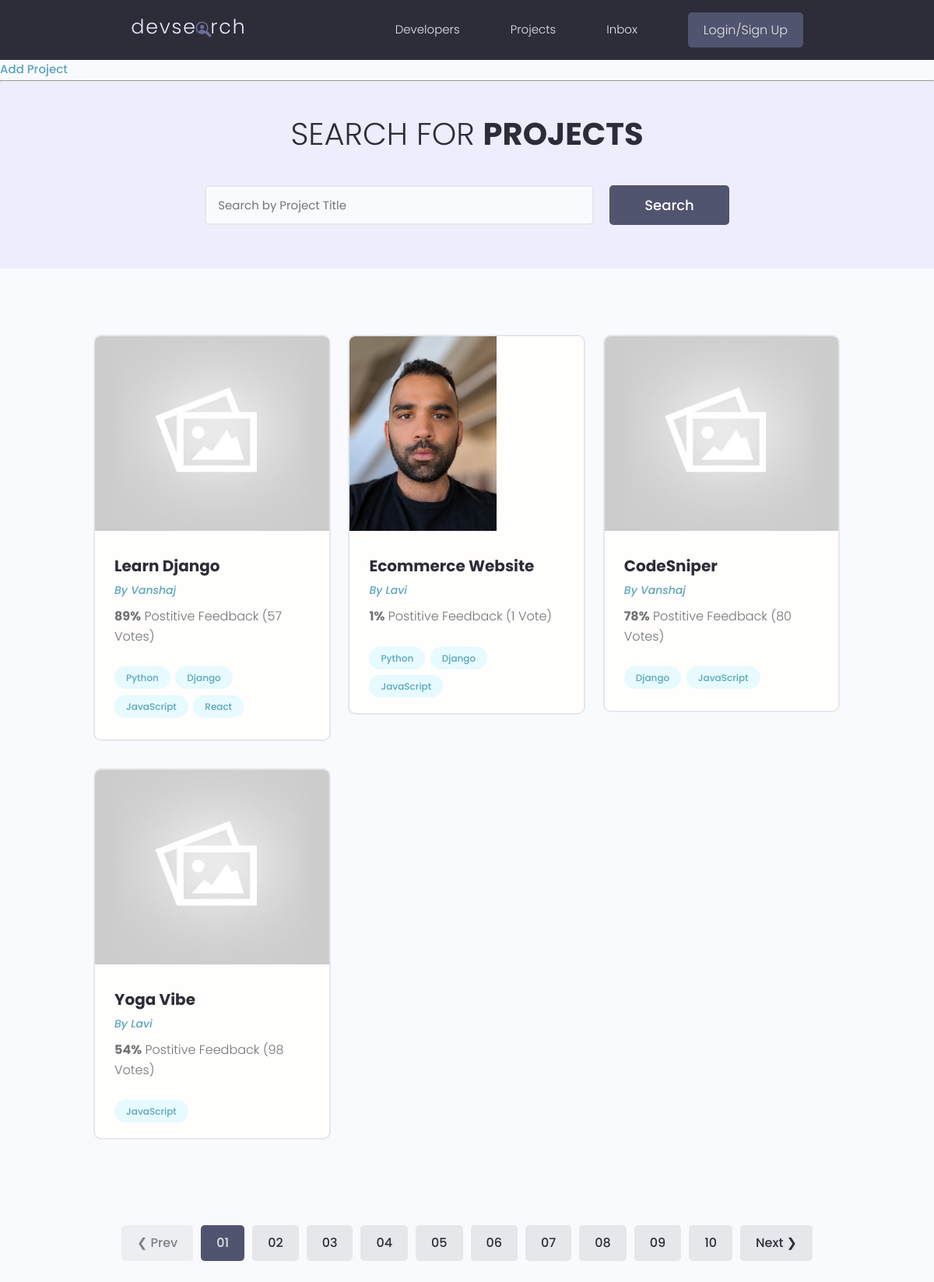
The app's page /projects with its own data.
### projects/models.py (models this page shows, shortened)
class Project(models.Model):
    owner = models.ForeignKey(Profile,null = True,blank = True , on_delete=models.SET_NULL)
    title = models.CharField(max_length = 200)
    tags = models.ManyToManyField(Tag,blank=True)
    vote_total = models.IntegerField(default = 0, null = True,blank = True)
    featured_image = models.ImageField(null=True,blank=True,default="default.jpg")
    vote_ratio = models.IntegerField(default = 0, null = True,blank = True)
    description = models.TextField(null = True,blank = True)
    demo_link = models.CharField(max_length = 200,null = True,blank = True)
    source_link = models.CharField(max_length = 200,null = True,blank = True)
    created = models.DateTimeField(auto_now_add = True)
    id = models.UUIDField(default = uuid.uuid4, unique=True,primary_key=True, editable = False)

class Tag(models.Model):
    name = models.CharField(max_length = 200)
    created = models.DateTimeField(auto_now_add = True)
    id = models.UUIDField(default = uuid.uuid4, unique=True,primary_key=True, editable = False)
    def __str__(self):
        return self.name

### users/models.py (models this page shows, shortened)
class Profile(models.Model):
    user = models.OneToOneField(User,on_delete=models.CASCADE,null = True,blank = True)
    name = models.CharField(max_length=200,null=True)
    email = models.EmailField(max_length=500,null=True)
    short_intro = models.CharField(max_length=500,null=True)
    bio = models.TextField(null=True)
    username = models.CharField(max_length=200,null=True,blank=True)
    location = models.CharField(max_length=200,null=True,blank=True)
    profile_image = models.ImageField(null=True,blank=True,upload_to='profiles/',default='profiles/user-default.png')
    social_github = models.CharField(max_length=200,null=True)
    social_twitter = models.CharField(max_length=200,null=True)
    social_linkedin= models.CharField(max_length=200,null=True)
    social_website= models.CharField(max_length=200,null=True)
    created = models.DateTimeField(auto_now_add=True)
    id = models.UUIDField(default=uuid.uuid4,unique=True,primary_key=True,editable=False)

### projects/views.py (the view)
# urls.py: path('projects',include('projects.urls')),
def projects(request):
    projects = Project.objects.all()
    context = {'projects': projects}
    return render(request,'projects/projects.html',context)

### projects/templates/projects/projects.html (shortened to what this page needs)
{% extends "main.html" %}
{% block content %}
<main class="projects">
    <section class="hero-section text-center">
      <div class="container container--narrow">
        <div class="hero-section__box">
          <h2>Search for <span>Projects</span></h2>
        </div>
        <div class="hero-section__search">
          <form class="form" action="#" method="get">
            <div class="form__field">
              <input class="input input--text" id="formInput#search" type="text" name="text"
                placeholder="Search by Project Title" />
            </div>
            <input class="btn btn--sub btn--lg" type="submit" value="Search" />
          </form>
        </div>
      </div>
    </section>
    <section class="projectsList">
      <div class="container">
        <div class="grid grid--three">
        {% for project in projects %}
          <div class="column">
            <div class="card project">
              <a href="{% url 'project' project.id %}" class="project">
                <img class="project__thumbnail" src="{{project.featured_image.url}}" alt="project thumbnail" />
                <div class="card__body">
                  <h3 class="project__title">{{project.title}}</h3>
                  <p><a class="project__author" href="{% url 'user-profile' project.owner.id %}">By {{project.owner.name}}</a></p>
                  <p class="project--rating">
                    <span style="font-weight: bold;">{{project.vote_ratio}}%</span> Postitive
                    Feedback ({{project.vote_total}} Vote{{project.vote_total|pluralize:"s"}})
                  </p>
                  <div class="project__tags">
                    {%for tag in project.tags.all %}
                    <span class="tag tag--pill tag--main">
                      <small>{{tag}}</small>
                    </span>
                    {%endfor%}
                  </div>
                </div>
              </a>
            </div>
          </div>
        {% endfor %}
        </div>
      </div>
    </section>
    <div class="pagination">
      <ul class="container">
        <li><a href="#" class="btn btn--disabled">&#10094; Prev</a></li>
        <li><a href="#" class="btn btn--sub">01</a></li>
        <li><a href="#" class="btn">02</a></li>
        <li><a href="#" class="btn">03</a></li>
        <li><a href="#" class="btn">04</a></li>
        <li><a href="#" class="btn">05</a></li>
        <li><a href="#" class="btn">06</a></li>
        <li><a href="#" class="btn">07</a></li>
        <li><a href="#" class="btn">08</a></li>
        <li><a href="#" class="btn">09</a></li>
        <li><a href="#" class="btn">10</a></li>
        <li><a href="#" class="btn">Next &#10095;</a></li>
      </ul>
    </div>
  </main>
  {% endblock content %}

### templates/main.html (shortened to what this page needs)
<!DOCTYPE html>
{% load static %}
<html lang="en">
<head>
    <link rel="stylesheet" href="https://cdn.iconmonstr.com/1.3.0/css/iconmonstr-iconic-font.min.css" />
    <link rel="stylesheet" href="{% static 'uikit/styles/uikit.css' %}" />
    <link rel="stylesheet" href="{% static 'styles/app.css'%}" />
</head>
<body>
    {% include 'navbar.html' %}
    {% block content %}
    {% endblock content %}
</body>
</html>

### templates/navbar.html (shortened to what this page needs)
{% load static %}
<header class="header">
    <div class="container container--narrow">
      <a href="{%url 'projects'%}" class="header__logo">
        <img src="{% static 'images/logo.svg'%}" alt="DevSearch Logo" />
      </a>
      <nav class="header__nav">
        <ul class="header__menu">
          <li class="header__menuItem"><a href="{% url 'profiles'%}">Developers</a></li>
          <li class="header__menuItem"><a href="{%url 'projects'%}">Projects</a></li>
          <li class="header__menuItem"><a href="">Inbox</a></li>
          {% if request.user.is_authenticated %}
          <li class="header__menuItem"><a href="{%url 'logout'%}" class="btn btn--sub">Logout</a></li>
          <li class="header__menuItem"><a href="{%url 'create-project'%}">Add Project</a></li>
          {% else %}
          <li class="header__menuItem"><a href="{%url 'login'%}" class="btn btn--sub">Login/Sign Up</a></li>
          {% endif %}
        </ul>
      </nav>
    </div>
  </header>
<a href="{%url 'create-project'%}">Add Project</a>
<hr>

### static/styles/app.css (style rules this page uses)
:root { --color-sub: #2d2d39; }
.btn--sub { background-color: var(--color-sub-light); }
.card { border: 2px solid var(--color-light); }
img { width: 100%; }
.header { position: sticky; z-index: 111; background-color: var(--color-sub); padding: 1.5rem 0; }
.header > .container { display: flex; justify-content: space-between; align-items: center; }
.header__logo > img { height: 3.8rem; }
.header__nav > ul { display: inline-flex; align-items: center; list-style: none; gap: 6.5rem; }
.header__menuItem > a { color: var(--color-light); font-weight: 300; }
.hero-section { height: 40vh; display: flex; align-items: center; background-color: var(--color-sub); }
.hero-section__box { margin-bottom: 4rem; }
.hero-section__box > h2, .hero-section__box > h2 > span { font-size: 4rem; color: var(--color-light); line-height: 1.3; text-transform: uppercase; }
.hero-section__box > h2 { font-weight: 300; }
.hero-section__box > h2 > span { font-weight: 700; }
.hero-section__search > .form { display: flex; align-items: center; justify-content: center; gap: 2rem; }
.hero-section__search > .form input.input--text { width: 50rem; }
.pagination { margin-top: 8rem; margin-bottom: 10rem; }
.pagination > ul { flex-wrap: wrap; list-style: none; display: flex; align-items: center; justify-content: center; gap: 1rem; }
.pagination .btn { color: var(--color-sub); }
.pagination .btn.btn--sub { color: var(--color-light); }
.project__author { font-size: 1.4rem; font-style: italic; }
.project--rating { margin-bottom: 1.6em; margin-top: .5em; }
.projects > .hero-section { background: var(--color-sub-lighter); height: 30vh; }
.projects .hero-section__box { margin-bottom: 2.5rem; }
.projects .hero-section__box > h2 { color: var(--color-sub); }
.projects .hero-section__box > h2 > span { font-weight: 700; color: var(--color-sub); }
.projectsList { margin-top: 8rem; }
.project__thumbnail { height: 25rem; object-fit: cover; object-position: top center; }
.project__title { font-size: 2rem; font-weight: 700; color: var(--color-sub); }

### static/uikit/styles/modules/_variables.css (style rules this page uses)
:root { --color-main: #5aa5b9; --color-main-light: #e6faff; --color-sub: #3f4156; --color-sub-light: #51546e; --color-sub-lighter: #ededfd; --color-text: #737373; --color-gray: #8b8b8b; --color-light: #e5e7eb; --color-light-gray: #767676; --color-bg: #f8fafd; --color-white: #fffefd; --color-white-light: #f3f3f3; --color-success: #359e64; --color-success-bg: #def8e8; --color-error: #fc4b0b; --color-error-bg: #fff2ee; --font-base: 'Poppins', arial, helvetica, 'Segoe UI', roboto, ubuntu, sans-serif; --font-monospace: 'Fira Code', 'Courier New', courier, monospace; --font-regular: 300; --font-medium: 500; --font-bold: 700; --generic-shadow: 1px 1px 5px #00000010; --generic-transition: all 0.3s ease-in-out; }

### static/uikit/styles/modules/_base.css (style rules this page uses)
* { margin: 0; padding: 0; box-sizing: border-box; text-rendering: optimizeLegibility; color: inherit; font-size: inherit; }
html { font-size: 50%; }
@media only screen and (min-width: 480px) { html { font-size: 56.25%; } }
@media only screen and (min-width: 1200px) { html { font-size: 62.5%; } }
body { line-height: 1.6; font-weight: 400; font-size: 1.5rem; color: var(--color-text); background-color: var(--color-bg); min-height: 100vh; }

### static/uikit/styles/modules/_typography.css (style rules this page uses)
* { font-family: var(--font-base); }
h2 { font-size: 3.6rem; font-weight: var(--font-bold); }
h3 { font-size: 3.2rem; font-weight: var(--font-medium); }
p, span, strong { font-size: 1.6rem; color: var(--color-text); font-weight: var(--font-regular); }
a { padding-bottom: 2px; text-decoration: none; display: inline-block; color: var(--color-main); font-weight: var(--font-medium); }

### static/uikit/styles/modules/_utilities.css (style rules this page uses)
.container { width: 92%; max-width: 165rem; margin: 0 auto; box-sizing: border-box; }
.container--narrow { width: 92%; max-width: 120rem; }
@media screen and (min-width: 1000px) { .container { width: 90%; } }
@media screen and (min-width: 1000px) { .container--narrow { width: 85%; } }
@media screen and (min-width: 1200px) { .container { width: 80%; } }
@media screen and (min-width: 1200px) { .container--narrow { width: 72%; } }
.text-center { text-align: center; }

### static/uikit/styles/modules/_card.css (style rules this page uses)
.card { border-radius: 1rem; background-color: var(--color-white); border: 1.5px solid var(--color-light); width: auto; height: auto; margin-top: 0.5rem; margin-bottom: 0.5rem; overflow: hidden; }
.card__body, .card__header { padding: 2rem 2.5rem; }

### records on screen
Project: featured_image (placeholder picture), title "Learn Django", owner.name "Vanshaj", vote_ratio "89", vote_total "57"
Tag: name "Python"
Tag: name "Django"
Tag: name "JavaScript"
Tag: name "React"
Project: featured_image (picture), title "Ecommerce Website", owner.name "Lavi", vote_ratio "1", vote_total "1"
Project: featured_image (placeholder picture), title "CodeSniper", owner.name "Vanshaj", vote_ratio "78", vote_total "80"
Project: featured_image (placeholder picture), title "Yoga Vibe", owner.name "Lavi", vote_ratio "54", vote_total "98"
